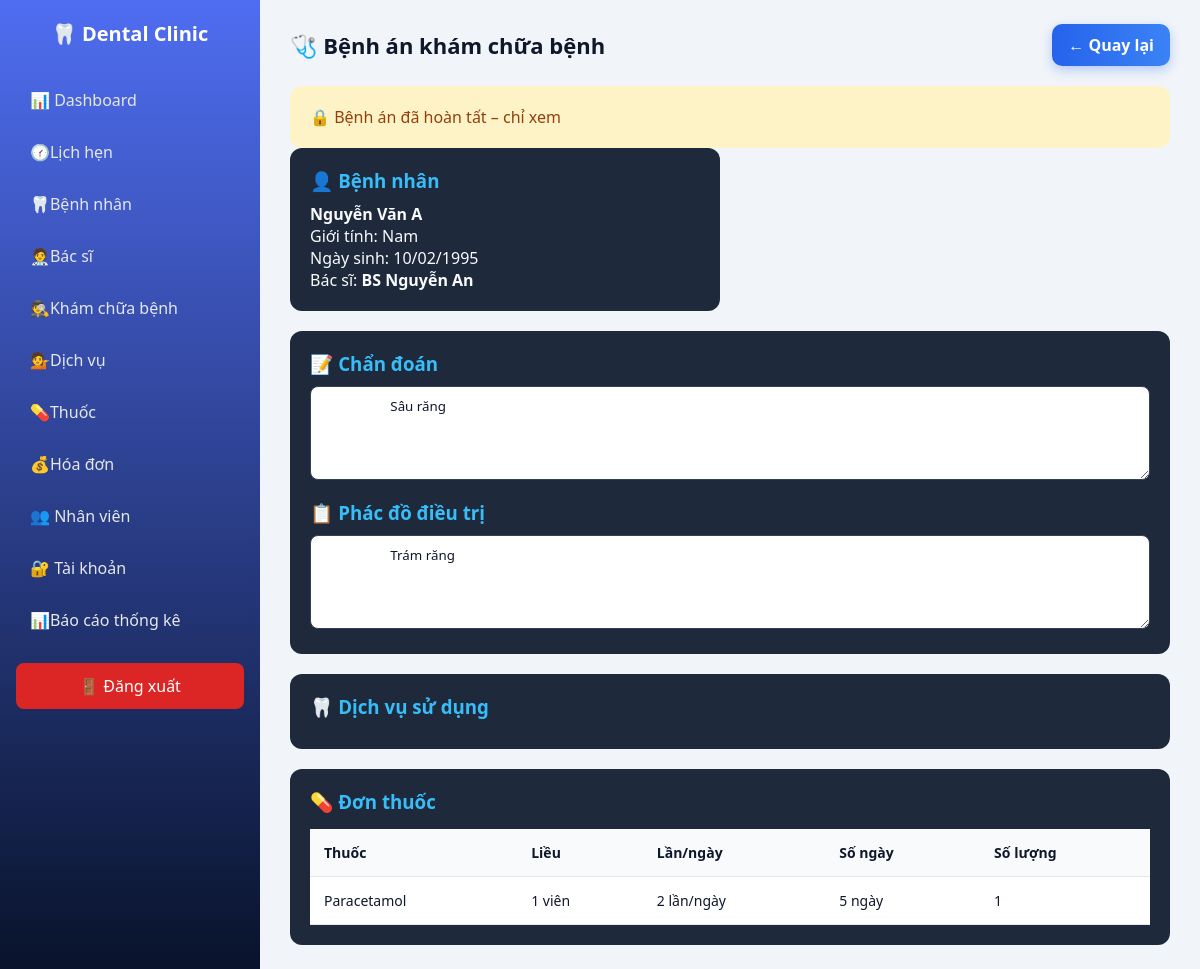
The page /dental_management/dashboard/dashboard.php?page=medical_view&patient_id=2 (signed in) on the database its author committed.
### tables this page shows
CREATE TABLE `medical_records` (
  `record_id` int(11) NOT NULL,
  `patient_id` int(11) NOT NULL,
  `doctor_id` int(11) NOT NULL,
  `appointment_id` int(11) DEFAULT NULL,
  `visit_date` date NOT NULL,
  `symptoms` text DEFAULT NULL,
  `diagnosis` text DEFAULT NULL,
  `treatment_plan` text DEFAULT NULL,
  `notes` text DEFAULT NULL,
  `status` enum('Đang khám','Hoàn tất') DEFAULT 'Đang khám',
  `created_at` timestamp NOT NULL DEFAULT current_timestamp(),
  `updated_at` timestamp NOT NULL DEFAULT current_timestamp() ON UPDATE current_timestamp()
);

CREATE TABLE `patients` (
  `patient_id` int(11) NOT NULL,
  `full_name` varchar(100) NOT NULL,
  `gender` enum('Nam','Nữ','Khác') DEFAULT NULL,
  `dob` date DEFAULT NULL,
  `phone` varchar(15) DEFAULT NULL,
  `address` varchar(255) DEFAULT NULL,
  `created_at` timestamp NOT NULL DEFAULT current_timestamp(),
  `status` enum('Hoạt động','Ngưng') DEFAULT 'Hoạt động'
);

CREATE TABLE `doctors` (
  `doctor_id` int(11) NOT NULL,
  `full_name` varchar(100) NOT NULL,
  `specialty` varchar(100) DEFAULT NULL,
  `phone` varchar(15) DEFAULT NULL,
  `email` varchar(100) DEFAULT NULL,
  `status` enum('Hoạt động','Ngưng') DEFAULT 'Hoạt động'
);

CREATE TABLE `prescription_items` (
  `item_id` int(11) NOT NULL,
  `prescription_id` int(11) NOT NULL,
  `medicine_id` int(11) NOT NULL,
  `dosage` varchar(100) DEFAULT NULL,
  `frequency` varchar(100) DEFAULT NULL,
  `duration` varchar(50) DEFAULT NULL,
  `quantity` int(11) NOT NULL DEFAULT 1
);

CREATE TABLE `medicines` (
  `medicine_id` int(11) NOT NULL,
  `medicine_name` varchar(100) NOT NULL,
  `unit` varchar(50) DEFAULT NULL,
  `price` decimal(10,2) DEFAULT NULL,
  `description` text DEFAULT NULL,
  `stock` int(11) NOT NULL DEFAULT 0
);

### dental_management/dashboard/pages/medical_view.php (the view, shortened to what this page needs)
<?php
require_once __DIR__ . "/../../api/db.php";
$user     = $_SESSION['user'];
$user_id  = (int)$user['user_id'];
$role     = $user['role'];
$doctor_id = $user_id;
$patient_id = (int)($_GET['patient_id'] ?? 0);
$record_id  = (int)($_GET['record_id'] ?? 0);
if ($record_id > 0) {
    $stmt = $pdo->prepare("SELECT * FROM medical_records WHERE record_id=?");
    $stmt->execute([$record_id]);
    $record = $stmt->fetch(PDO::FETCH_ASSOC);
    if (!$record) {
        die("Bệnh án không tồn tại");
    }
    if ($role === 'DOCTOR' && (int)$record['doctor_id'] !== $doctor_id) {
        die("Bệnh án đang do bác sĩ khác phụ trách");
    }
    $patient_id = (int)$record['patient_id'];
} elseif ($patient_id > 0) {
    $stmt = $pdo->prepare("
        SELECT * FROM medical_records
        WHERE patient_id=? AND status='Đang khám'
        LIMIT 1
    ");
    $stmt->execute([$patient_id]);
    $record = $stmt->fetch(PDO::FETCH_ASSOC);
    if ($record) {
        if ($role === 'DOCTOR' && (int)$record['doctor_id'] !== $doctor_id) {
            die("Bệnh nhân đang được bác sĩ khác khám");
        }
    } else {
        $record_id = $pdo->lastInsertId();
        $stmt = $pdo->prepare("SELECT * FROM medical_records WHERE record_id=?");
        $stmt->execute([$record_id]);
        $record = $stmt->fetch(PDO::FETCH_ASSOC);
    }
} else {
    die("Thiếu thông tin bệnh nhân");
}
$is_locked = ($record['status'] === 'Hoàn tất');
$stmt = $pdo->prepare("
    SELECT
        m.*,
        p.full_name AS patient,
        p.gender,
        p.dob,
        d.full_name AS doctor
    FROM medical_records m
    JOIN patients p ON m.patient_id=p.patient_id
    JOIN doctors d ON m.doctor_id=d.doctor_id
    WHERE m.record_id=?
");
$stmt->execute([$record['record_id']]);
$record = $stmt->fetch(PDO::FETCH_ASSOC);
$stmt = $pdo->prepare("
    SELECT pi.*, m.medicine_name
    FROM prescription_items pi
    JOIN prescriptions p ON pi.prescription_id=p.prescription_id
    JOIN medicines m ON pi.medicine_id=m.medicine_id
    WHERE p.record_id=?
");
$stmt->execute([$record['record_id']]);
$items = $stmt->fetchAll(PDO::FETCH_ASSOC);
?>
<div class="page-header">
    <h2>🩺 Bệnh án khám chữa bệnh</h2>
    <a href="dashboard.php?page=medical" class="btn-add">← Quay lại</a>
</div>
<?php if ($is_locked): ?>
<div class="medical-card full" style="background:#fef3c7;color:#92400e">
    🔒 Bệnh án đã hoàn tất – chỉ xem
</div>
<?php endif; ?>
<div class="medical-layout">
    <div class="medical-card">
        <h3>👤 Bệnh nhân</h3>
        <p><b><?= htmlspecialchars($record['patient']) ?></b></p>
        <p>Giới tính: <?= $record['gender'] ?></p>
        <p>Ngày sinh: <?= date('d/m/Y', strtotime($record['dob'])) ?></p>
        <p>Bác sĩ: <b><?= htmlspecialchars($record['doctor']) ?></b></p>
    </div>
    <?php if (!$is_locked): ?>
            <form method="post" class="medical-card full" onsubmit="return confirm('Hoàn tất khám?')">
                <?php else: ?>
                <div class="medical-card full">
                <?php endif; ?>
                    <h3>📝 Chẩn đoán</h3>
                    <textarea name="diagnosis" rows="4" <?= $is_locked?'readonly':'' ?> required>
                    <?= htmlspecialchars($record['diagnosis']) ?>
                    </textarea>
                    <h3 style="margin-top:15px">📋 Phác đồ điều trị</h3>
                    <textarea name="treatment_plan" rows="4" <?= $is_locked?'readonly':'' ?> required>
                    <?= htmlspecialchars($record['treatment_plan']) ?>
                    </textarea>
                <?php if (!$is_locked): ?>
            </form>
        <?php else: ?>
        </div>
    <?php endif; ?>
    <div class="medical-card full">
        <h3>🦷 Dịch vụ sử dụng</h3>
    </div>
    <div class="medical-card full">
        <h3>💊 Đơn thuốc</h3>
        <?php if ($items): ?>
        <table class="medical-table" style="margin-top:15px">
            <tr>
                <th>Thuốc</th>
                <th>Liều</th>
                <th>Lần/ngày</th>
                <th>Số ngày</th>
                <th>Số lượng</th>
            </tr>
            <?php foreach ($items as $i): ?>
            <tr>
                <td><?= htmlspecialchars($i['medicine_name']) ?></td>
                <td><?= htmlspecialchars($i['dosage']) ?></td>
                <td><?= htmlspecialchars($i['frequency']) ?></td>
                <td><?= htmlspecialchars($i['duration']) ?></td>
                <td><?= (int)$i['quantity'] ?></td>
            </tr>
            <?php endforeach; ?>
        </table>
        <?php endif; ?>
    </div>
</div>

### dental_management/dashboard/dashboard.css (style rules this page uses)
* { margin: 0; padding: 0; box-sizing: border-box; font-family: "Segoe UI", Tahoma, sans-serif; }
body { background: #f1f5f9; color: #0f172a; }
body { display: flex; min-height: 100vh; }
table { width: 100%; border-collapse: collapse; }
table th, table td { padding: 12px; text-align: left; font-size: 14px; }
table th { color: #334155; font-weight: 600; }
table tr { border-bottom: 1px solid #e5e7eb; }
table tr:last-child { border-bottom: none; }
.page-header { display: flex; justify-content: space-between; align-items: center; margin-bottom: 20px; }
.page-header h2 { font-size: 22px; color: #0f172a; }
.btn-add { background: linear-gradient(90deg, #2563eb, #3b82f6); color: #fff; padding: 10px 16px; border-radius: 10px; text-decoration: none; font-weight: 600; box-shadow: 0 4px 12px rgba(37,99,235,0.3); }
.medical-layout { display: grid; grid-template-columns: 1fr 1fr; gap: 20px; }
.medical-card { background: #1e293b; padding: 20px; border-radius: 12px; color: #f8fafc; }
.medical-card h3 { margin-bottom: 10px; color: #38bdf8; }
.medical-card textarea { width: 100%; background: #0f172a; color: #fff; border: 1px solid #334155; border-radius: 8px; padding: 10px; }
.medical-card.full { grid-column: 1 / -1; }
.medical-table { width: 100%; border-collapse: collapse; }
.medical-table th, .medical-table td { padding: 14px; border-bottom: 1px solid #e5e7eb; }
.medical-table th { background: #f8fafc; font-weight: 600; }
.medical-card select, .medical-card option, .medical-card input, .medical-card textarea, .medical-card table, .medical-card table td, .medical-card table th { color: #0f172a !important; background: #fff !important; }
.medical-card table th { background: #f8fafc !important; }

### rows shown on the page
medical_records: patient.full_name "Nguyễn Văn A", patient.gender "Nam", patient.dob "10/02/1995", doctor.full_name "BS Nguyễn An", diagnosis "Sâu răng", treatment_plan "Trám răng"
prescription_items: medicine.medicine_name "Paracetamol", dosage "1 viên", frequency "2 lần/ngày", duration "5 ngày", quantity "1"
